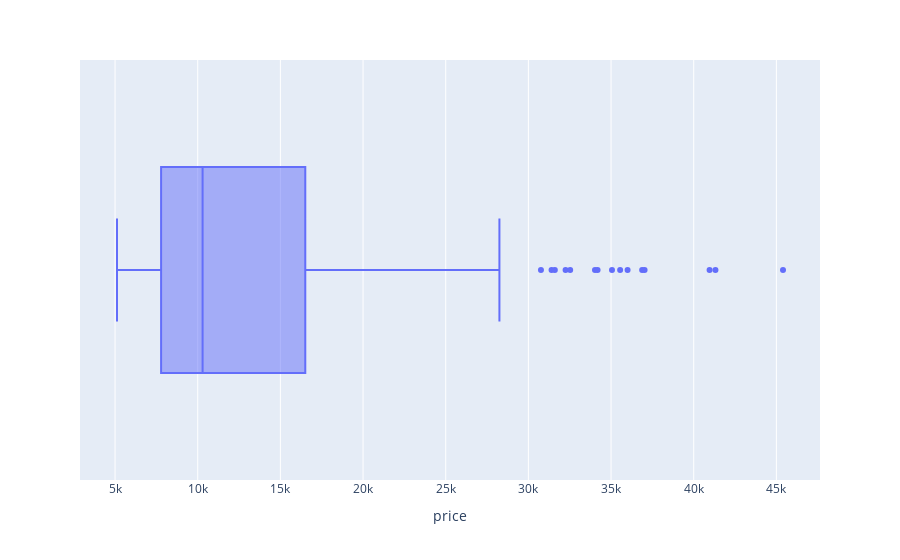

The code cell stored with this chart in its notebook:
### Code cell
px.box(df , x = "price")

### Figure 1 — Plotly figure (JSON) as saved in the notebook; plotly's stock layout.template omitted (floating-point values rounded to 4 significant figures; data arrays with more than 128 entries replaced by an {"elided": "..."} marker saying what was removed)
{"data": [{"alignmentgroup": "True", "hovertemplate": "price=%{x}<extra></extra>", "legendgroup": "", "marker": {"color": "#636efa"}, "name": "", "notched": false, "offsetgroup": "", "orientation": "h", "showlegend": false, "type": "box", "x": {"elided": "205 float values"}, "x0": " ", "xaxis": "x", "y0": " ", "yaxis": "y"}], "layout": {"boxmode": "group", "legend": {"tracegroupgap": 0}, "margin": {"t": 60}, "xaxis": {"anchor": "y", "domain": [0, 1], "title": {"text": "price"}}, "yaxis": {"anchor": "x", "domain": [0, 1]}}}
